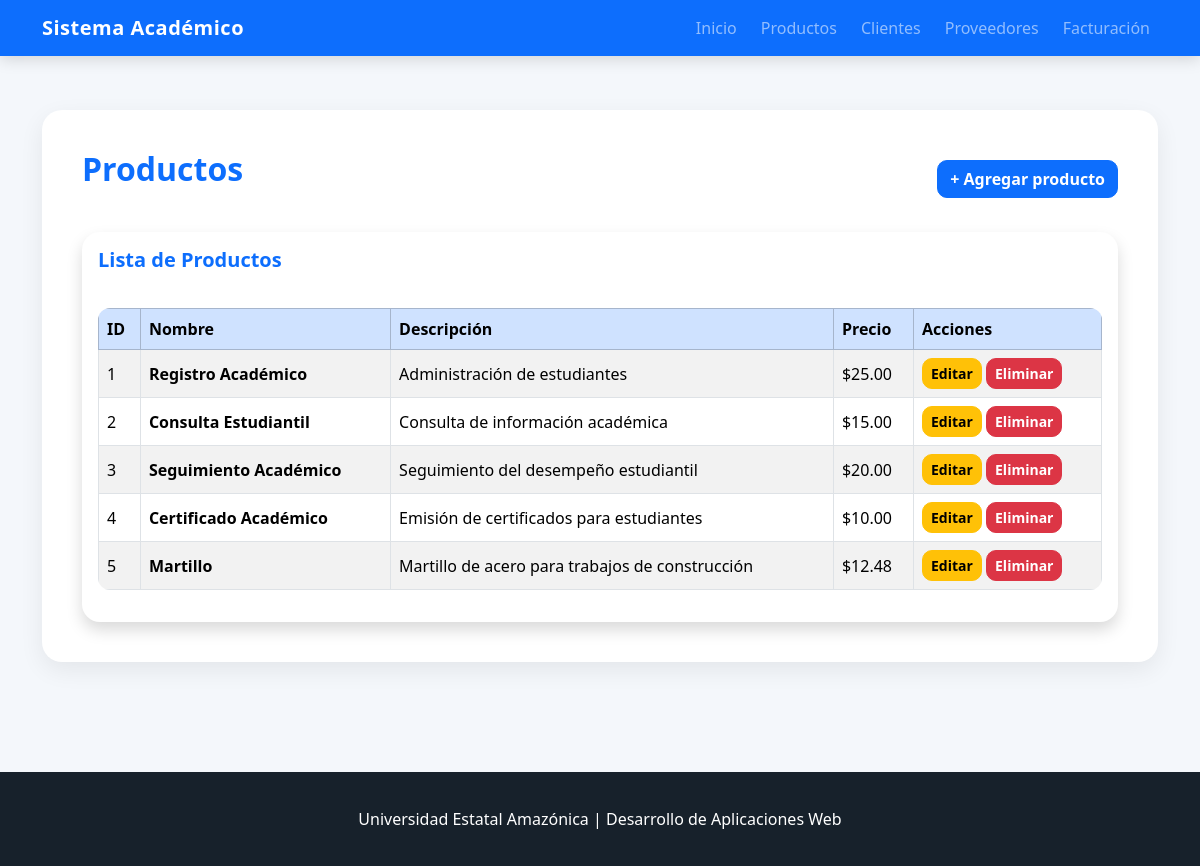
Before: /productos with the older database file.
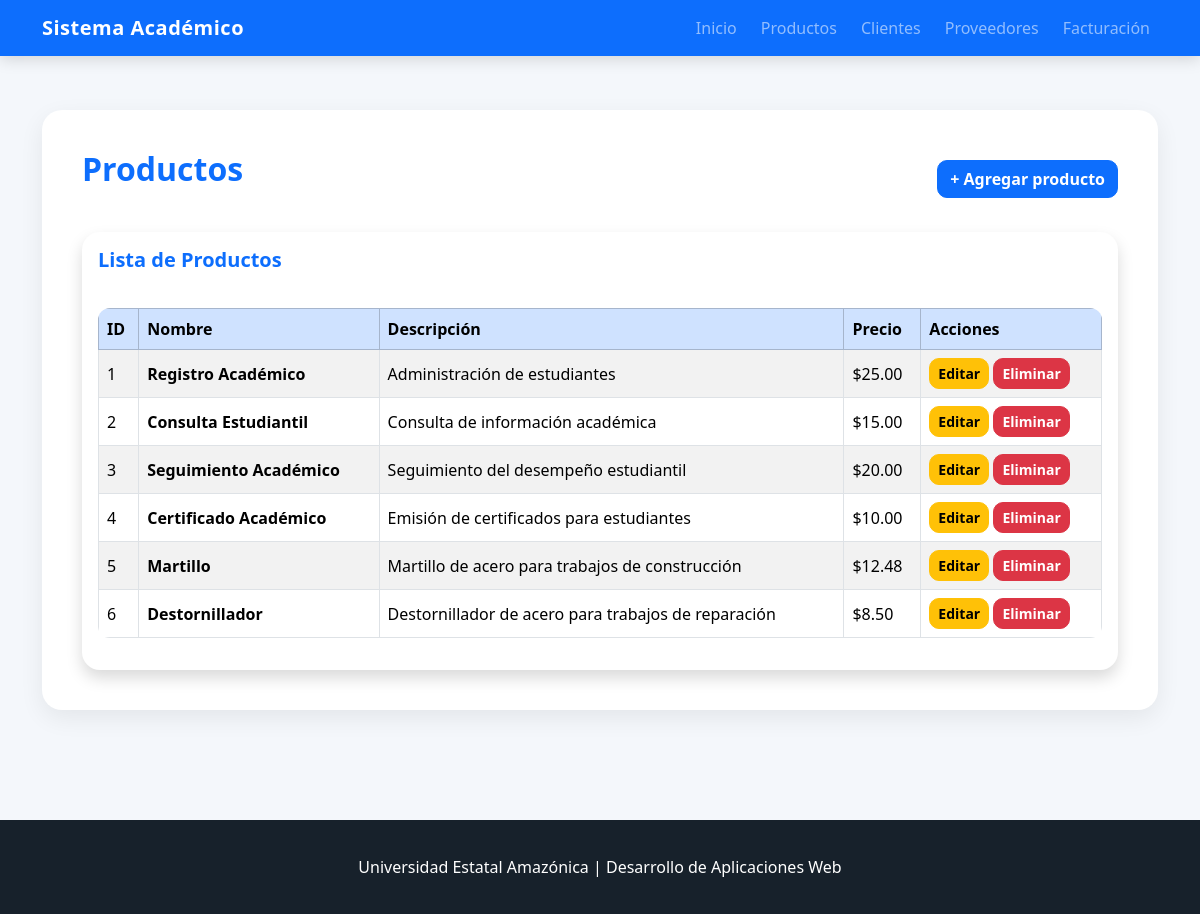
After: the same page with the newer database file.
### tables this page shows
CREATE TABLE productos (
            id INTEGER PRIMARY KEY AUTOINCREMENT,
            nombre TEXT NOT NULL,
            descripcion TEXT NOT NULL,
            precio REAL NOT NULL
        );

### app.py (the view)
@app.route("/productos")
def productos():
    productos = obtener_productos()
    return render_template(
        "productos.html",
        productos=productos
    )

### app.py (called while the page is built)
def conectar_bd():
    conn = sqlite3.connect(DATABASE)
    conn.row_factory = sqlite3.Row
    return conn

def obtener_productos():
    conn = conectar_bd()
    productos = conn.execute("""
        SELECT id, nombre, descripcion, precio
        FROM productos
        ORDER BY id
    """).fetchall()
    conn.close()
    return productos

### templates/productos.html (shortened to what this page needs)
{% extends "base.html" %}
{% block content %}
<section class="mt-4">
    <div class="d-flex justify-content-between align-items-center mb-4">
        <h2>Productos</h2>
        <a href="{{ url_for('agregar_producto') }}" class="btn btn-primary">
            + Agregar producto
        </a>
    </div>
    <div class="card shadow">
        <div class="card-body">
            <h5 class="card-title mb-3">
                Lista de Productos
            </h5>
            <div class="table-responsive">
                <table class="table table-bordered table-striped table-hover align-middle">
                    <thead class="table-primary">
                        <tr>
                            <th>ID</th>
                            <th>Nombre</th>
                            <th>Descripción</th>
                            <th>Precio</th>
                            <th>Acciones</th>
                        </tr>
                    </thead>
                    <tbody>
                        {% for producto in productos %}
                        <tr>
                            <td>
                                {{ producto.id }}
                            </td>
                            <td>
                                <strong>{{ producto.nombre }}</strong>
                            </td>
                            <td>
                                {{ producto.descripcion }}
                            </td>
                            <td>
                                ${{ "%.2f"|format(producto.precio) }}
                            </td>
                            <td>
                                <a
                                    href="{{ url_for('editar_producto', producto_id=producto.id) }}"
                                    class="btn btn-warning btn-sm">
                                    Editar
                                </a>
                                <a
                                    href="{{ url_for('eliminar_producto', producto_id=producto.id) }}"
                                    class="btn btn-danger btn-sm"
                                    onclick="return confirm('¿Está seguro de eliminar este producto?');">
                                    Eliminar
                                </a>
                            </td>
                        </tr>
                        {% endfor %}
                    </tbody>
                </table>
            </div>
        </div>
    </div>
</section>
{% endblock %}

### templates/base.html (shortened to what this page needs)
<!DOCTYPE html>
<html lang="es">
<head>
    <link
        href="https://cdn.jsdelivr.net/npm/bootstrap@5.3.3/dist/css/bootstrap.min.css"
        rel="stylesheet">
    <link
        rel="stylesheet"
        href="{{ url_for('static', filename='css/style.css') }}">
</head>
<body>
    {% include "components/navbar.html" %}
    <main class="container">
        {% block content %}
        {% endblock %}
    </main>
    {% include "components/footer.html" %}
</body>
</html>

### templates/components/navbar.html (shortened to what this page needs)
<nav class="navbar navbar-expand-lg navbar-dark bg-primary">
    <div class="container">
        <a class="navbar-brand" href="/">
            Sistema Académico
        </a>
        <div class="collapse navbar-collapse" id="menu">
            <ul class="navbar-nav ms-auto">
                <li class="nav-item">
                    <a class="nav-link" href="/">
                        Inicio
                    </a>
                </li>
                <li class="nav-item">
                    <a class="nav-link" href="/productos">
                        Productos
                    </a>
                </li>
                <li class="nav-item">
                    <a class="nav-link" href="/clientes">
                        Clientes
                    </a>
                </li>
                <li class="nav-item">
                    <a class="nav-link" href="/proveedores">
                        Proveedores
                    </a>
                </li>
                <li class="nav-item">
                    <a class="nav-link" href="/facturacion">
                        Facturación
                    </a>
                </li>
            </ul>
        </div>
    </div>
</nav>

### templates/components/footer.html
<footer>
    <p>
        Universidad Estatal Amazónica |
        Desarrollo de Aplicaciones Web
    </p>
</footer>

### static/css/style.css (style rules this page uses)
html { scroll-behavior: smooth; }
body { margin: 0; font-family: "Segoe UI", Arial, sans-serif; background: #f4f7fb; color: #263238; }
.navbar { box-shadow: 0 3px 15px rgba(0, 0, 0, 0.15); }
.navbar-brand { font-weight: 700; letter-spacing: 0.5px; }
.nav-link { font-weight: 500; margin-left: 8px; transition: 0.3s; }
main { padding-top: 30px; padding-bottom: 50px; }
section, article, aside { margin-top: 60px; padding: 40px; background: white; border-radius: 20px; box-shadow: 0 8px 25px rgba(0, 0, 0, 0.07); }
section h2, article h2, aside h2 { color: #0d6efd; font-weight: 700; margin-bottom: 20px; }
.card { border: none; border-radius: 18px; overflow: hidden; transition: 0.3s; }
.card-title { font-weight: 700; color: #0d6efd; }
.btn { border-radius: 10px; font-weight: 600; transition: 0.25s; }
.table { margin-top: 20px; border-radius: 12px; overflow: hidden; }
.table thead th { font-weight: 700; }
footer { margin-top: 60px; padding: 35px 20px; text-align: center; color: white; background: #17212b; }
footer p { margin: 0; }

Changed rows visible on the page:
added productos: id "6", nombre "Destornillador", descripcion "Destornillador de acero para trabajos de reparación", precio "8.50"
